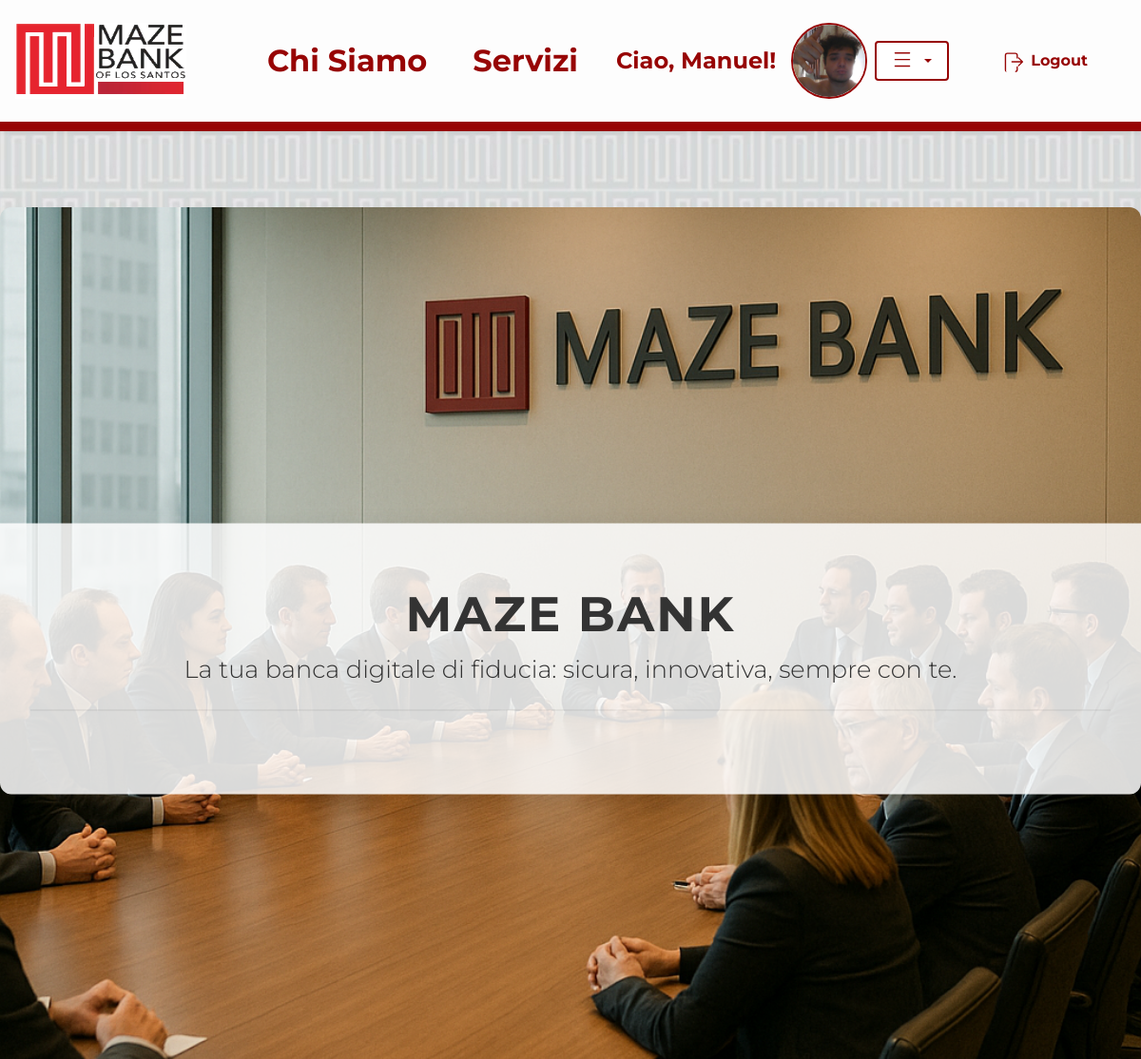
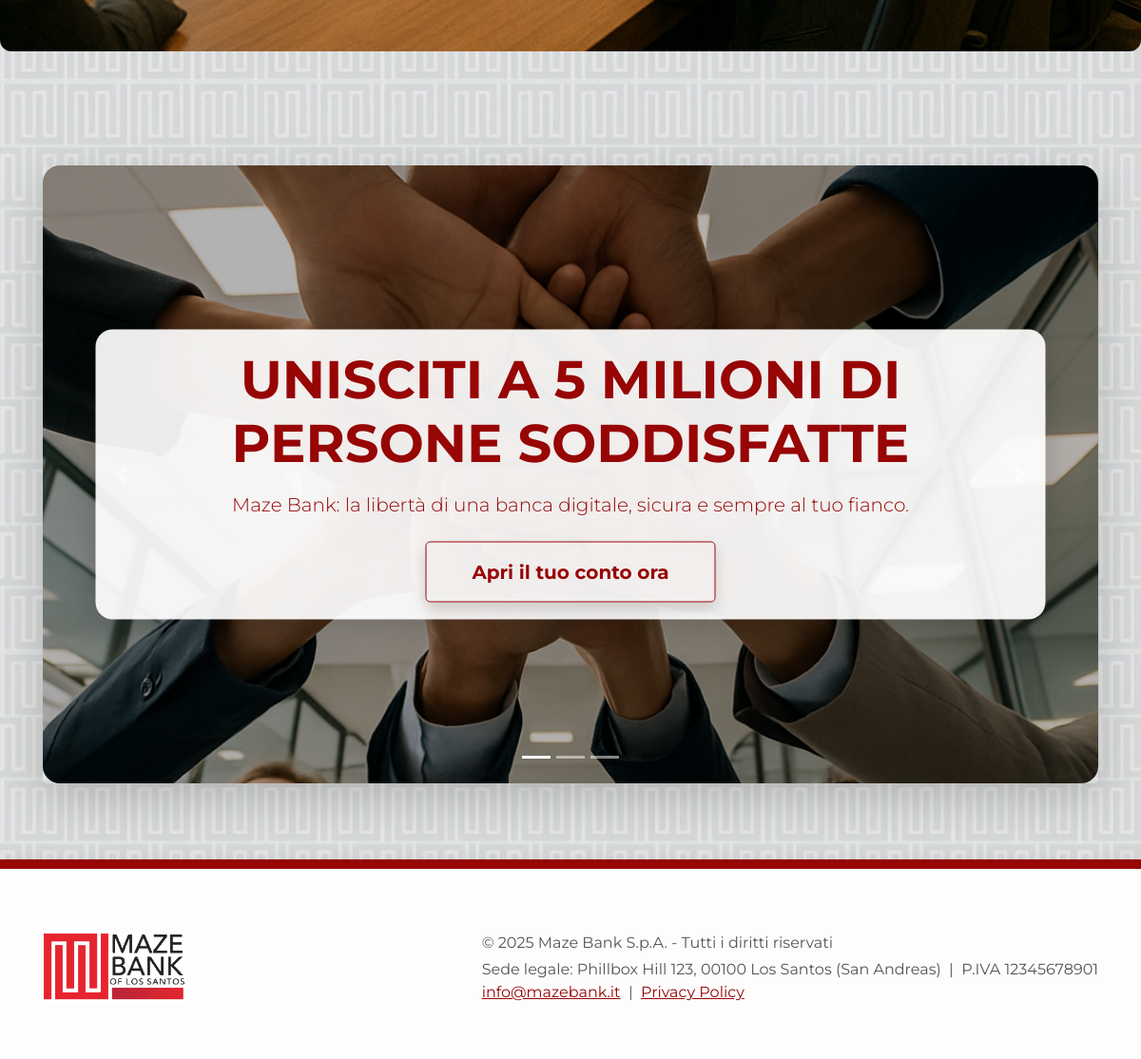
The page /homepage/ (signed in) on the database its author committed (2 pictures, top to bottom).
### Banking/models.py (models this page shows, shortened)
class User(AbstractUser):
    email = models.EmailField('Email', unique=True, blank=False, null=False)
    first_name = models.CharField(max_length=150, blank=False)
    last_name = models.CharField(max_length=150, blank=False)
    data_nascita = models.DateField()
    indirizzo = models.CharField(max_length=255)
    citta = models.CharField(max_length=100)
    cellulare = PhoneNumberField(unique=True)
    immagine_profilo = models.ImageField(upload_to='profile_images/', blank=True, null=True)
    REQUIRED_FIELDS = ['email', 'first_name', 'last_name', 'data_nascita', 'indirizzo', 'citta', 'cellulare']

### MazeBank/views.py (the view)
# urls.py: path('homepage/', homepage, name='homepage'),
def homepage(request):
    return render(request, 'home.html')

### templates/home.html (shortened to what this page needs)
{% load static %}
<!DOCTYPE html>
<html lang="it">
<head>
    {% block head %}
    <link href="https://cdn.jsdelivr.net/npm/bootstrap@4.6.2/dist/css/bootstrap.min.css" rel="stylesheet">
    <link href="{% static 'css/home.css' %}" rel="stylesheet">
    {% endblock %}
</head>
<body>
{% block navbar %}
<nav class="navbar navbar-expand-lg navbar shadow-sm justify-content-between navbar-mazebank">
    <a class="navbar-brand d-flex align-items-center" href="{% url 'homepage' %}">
        <img src="{% static 'imgs/logo2.jpg' %}" alt="MazeBank Logo" class="logo-img mr-3">
    </a>
    <div class="collapse navbar-collapse justify-content-end" id="navbarNav">
        <ul class="navbar-nav w-100 d-flex justify-content-end align-items-center">
            <li class="nav-item active mx-3">
                <a class="nav-link font-weight-bold h5 mb-0" href="{% url 'us' %}">Chi Siamo</a>
            </li>
            <li class="nav-item mx-3">
                <a class="nav-link font-weight-bold h5 mb-0" href="{% url 'services' %}">Servizi</a>
            </li>
            {% if not request.user.is_authenticated %}
                <li class="nav-item mx-3">
                    <a class="btn btn-outline-primary font-weight-bold px-4 py-2 d-flex align-items-center login-btn" href="{% url 'Banking:login' %}">
                        <span class="mr-2">
                            <svg xmlns="http://www.w3.org/2000/svg" width="22" height="22" fill="currentColor" class="bi bi-lock" viewBox="0 0 16 16">
                              <path d="M8 1a3 3 0 0 0-3 3v3h6V4a3 3 0 0 0-3-3zm-4 3a4 4 0 1 1 8 0v3a2 2 0 0 1 2 2v5a2 2 0 0 1-2 2H4a2 2 0 0 1-2-2V8a2 2 0 0 1 2-2V4z"/>
                            </svg>
                        </span>
                        Login
                    </a>
                </li>
                <li class="nav-item mx-3">
                    <a class="btn btn-mazebank-account font-weight-bold px-4 py-2 ml-2" href="{% url 'Banking:register' %}">Apri il Conto Online</a>
                </li>
            {% else %}
                <li class="nav-item mx-3 d-flex align-items-center">
                    <span class="font-weight-bold mr-2" style="font-size:1.5rem;">
                        Ciao, {{ request.user.first_name|default:request.user.username }}!
                    </span>
                    <div class="d-flex align-items-center">
                        {% if request.user.immagine_profilo %}
                            <a href="{% url 'Banking:profilo' request.user.pk %}">
                                <img src="{{ request.user.immagine_profilo.url }}" alt="Profilo" class="navbar-profile-img ml-2" style="cursor:pointer;">
                            </a>
                        {% else %}
                            <a href="{% url 'Banking:profilo' request.user.pk %}">
                                <img src="{% static 'imgs/default_profile.png' %}" alt="Profilo" class="navbar-profile-img ml-2" style="cursor:pointer;">
                            </a>
                        {% endif %}
                        <div class="dropdown ml-2">
                            <button class="btn btn-outline-secondary dropdown-toggle px-3 py-2 d-flex align-items-center" type="button" id="profileDropdown" data-toggle="dropdown" aria-haspopup="true" aria-expanded="false">
                                <svg xmlns="http://www.w3.org/2000/svg" width="22" height="22" fill="currentColor" class="bi bi-list mr-2" viewBox="0 0 16 16">
                                  <path fill-rule="evenodd" d="M2.5 12.5a.5.5 0 0 1 0-1h11a.5.5 0 0 1 0 1h-11zm0-5a.5.5 0 0 1 0-1h11a.5.5 0 0 1 0 1h-11zm0-5a.5.5 0 0 1 0-1h11a.5.5 0 0 1 0 1h-11z"/>
                                </svg>
                            </button>
                        </div>
                    </div>
                </li>
                <li class="nav-item mx-3">
                    <form action="{% url 'Banking:logout' %}" method="post" style="display:inline;">
                        <button type="submit" class="btn btn-outline-danger font-weight-bold px-4 py-2 d-flex align-items-center" style="border:none; background:none;">
                            <span class="mr-2">
                            </span>
                            Logout
                        </button>
                    </form>
                </li>
            {% endif %}
        </ul>
    </div>
</nav>
{% endblock %}
{% block content %}
    <div class="cover-section">
        <div class="position-relative text-center cover-inner">
            <img src="{% static 'imgs/Homepage.png' %}" alt="Copertina MazeBank"
                 class="img-fluid cover-img-large">
            <div class="jumbotron text-center cover-jumbotron">
                <h1 class="display-4 font-weight-bold">MAZE BANK</h1>
                <p class="lead">La tua banca digitale di fiducia: sicura, innovativa, sempre con te.</p>
                <hr class="my-4">
            </div>
        </div>
    </div>
    <div class="container mb-5 carousel-container">
        <div id="mazebankCarousel" class="carousel slide shadow-lg rounded" data-ride="carousel">
            <ol class="carousel-indicators">
                <li data-target="#mazebankCarousel" data-slide-to="0" class="active"></li>
                <li data-target="#mazebankCarousel" data-slide-to="1"></li>
                <li data-target="#mazebankCarousel" data-slide-to="2"></li>
            </ol>
            <div class="carousel-inner">
                <div class="carousel-item active">
                    <div class="carousel-img-wrapper position-relative">
                        <div class="carousel-caption custom-caption">
                            <h2 class="display-4 font-weight-bold text-mazebank-red mb-3">UNISCITI A 5 MILIONI DI PERSONE SODDISFATTE</h2>
                            <p class="lead text-mazebank-red mb-4">Maze Bank: la libertà di una banca digitale, sicura e sempre al tuo fianco.</p>
                            <a class="btn btn-lg btn-outline-danger font-weight-bold px-5 py-3 shadow" href="#" role="button">Apri il tuo conto ora</a>
                        </div>
                    </div>
                </div>
            </div>
            <a class="carousel-control-prev" href="#mazebankCarousel" role="button" data-slide="prev">
            </a>
            <a class="carousel-control-next" href="#mazebankCarousel" role="button" data-slide="next">
            </a>
        </div>
    </div>
{% endblock %}
{% block footer %}
<footer class="footer-custom">
    <div class="container d-flex flex-column flex-md-row align-items-center justify-content-between py-4">
        <div class="d-flex align-items-center mb-3 mb-md-0">
            <img src="{% static 'imgs/logo2.jpg' %}" alt="MazeBank Logo" class="footer-logo mr-3">
        </div>
        <div class="footer-details text-center text-md-left mt-2 mt-md-0">
            <div class="mb-1">
                &copy; {% now "Y" %} Maze Bank S.p.A. - Tutti i diritti riservati
            </div>
            <div>
                Sede legale: Phillbox Hill 123, 00100 Los Santos (San Andreas) &nbsp;|&nbsp; P.IVA 12345678901
            </div>
            <div>
                <a href="mailto:info@mazebank.it" class="footer-link">info@mazebank.it</a> &nbsp;|&nbsp; <a href="#" class="footer-link">Privacy Policy</a>
            </div>
        </div>
    </div>
</footer>
{% endblock %}
</body>
</html>

### static/css/home.css (style rules this page uses)
body { min-height: 100vh; background: url("../imgs/Sfondo.jpg") repeat; background-size: 200px 600px; background-position: top left; color: #970505; }
.logo-img { height: 80px; width: 180px ; }
.jumbotron { background: rgba(255,255,255,0.85); box-shadow: 0 4px 24px rgba(0,0,0,0.08); }
.footer-custom { background: #FDFDFD; border-top: 10px solid #970505; width: 100%; padding: 2.5rem 0 2rem 0; text-align: center; font-size: 1.15rem; color: #333; box-shadow: 0 -2px 16px rgba(0,0,0,0.06); position: relative; bottom: 0; left: 0; margin-top: 80px; }
.footer-logo { height: 80px; width: 150px; object-fit: contain; margin-right: 1rem; }
.footer-details { font-size: 1rem; color: #555; }
.footer-link { color: #970505; text-decoration: underline; transition: color 0.2s; }
.carousel-caption { left: 50%; transform: translateX(-50%); width: 80%; padding: 1.5rem 1rem; }
.cover-img-large { max-width: 1400px; width: 100%; margin-left: auto; margin-right: auto; display: block; }
.carousel-caption.custom-caption { top: 50%; left: 50%; transform: translate(-50%, -50%); background: rgba(255,255,255,0.92); border-radius: 18px; box-shadow: 0 8px 32px rgba(0,0,0,0.18); padding: 3.5rem 2.5rem; width: 90%; position: absolute; display: flex; flex-direction: column; align-items: center; justify-content: center; }
body, .jumbotron, .carousel-caption, .navbar, .footer { font-family: 'Montserrat', Arial, Helvetica, sans-serif; }
.navbar { background-color: #FDFDFD !important; min-height: 90px; border-bottom: 10px solid #970505; }
.navbar-nav .nav-link { font-size: 2rem; color: #970505 !important; transition: color 0.2s; padding-left: 1.5rem; padding-right: 1.5rem; }
.navbar-profile-img { width: 80px; height: 80px; object-fit: cover; border: 2.5px solid #970505; border-radius: 50%; background: #fff; }
.text-mazebank-red { color: #970505 !important; }
.btn-outline-danger { border-color: #970505 !important; color: #970505 !important; }
.navbar-mazebank { padding-top: 1.2rem; padding-bottom: 1.2rem; }
.cover-section { width: 100%; display: flex; justify-content: center; margin-top: 80px; margin-bottom: 0; }
.cover-inner { width: 100%; position: relative; text-align: center; }
.cover-img-large { max-height: 950px; max-width: 1400px; width: 100%; margin-left: auto; margin-right: auto; display: block; object-fit: cover; border-radius: 12px; }
.cover-jumbotron { position: absolute; width: 100%; top: 50%; left: 0; transform: translateY(-50%); background: rgba(255,255,255,0.85); border-radius: 0 0 12px 12px; }
.cover-jumbotron h1 { color: #333; font-family: 'Montserrat', Arial, Helvetica, sans-serif; font-size: 3.2rem; font-weight: 700; letter-spacing: 2px; }
.cover-jumbotron .lead { font-size: 1.6rem; color: #333; }
.carousel-container { margin-top: 120px; }
#profileDropdown.btn-outline-secondary { border: 2.5px solid #970505 !important; color: #970505 !important; background: #fff !important; }
* { cursor: url("../imgs/cursor.cur"), auto !important; }

### rows shown on the page
User: user.first_name "Manuel", user.immagine_profilo (picture)
